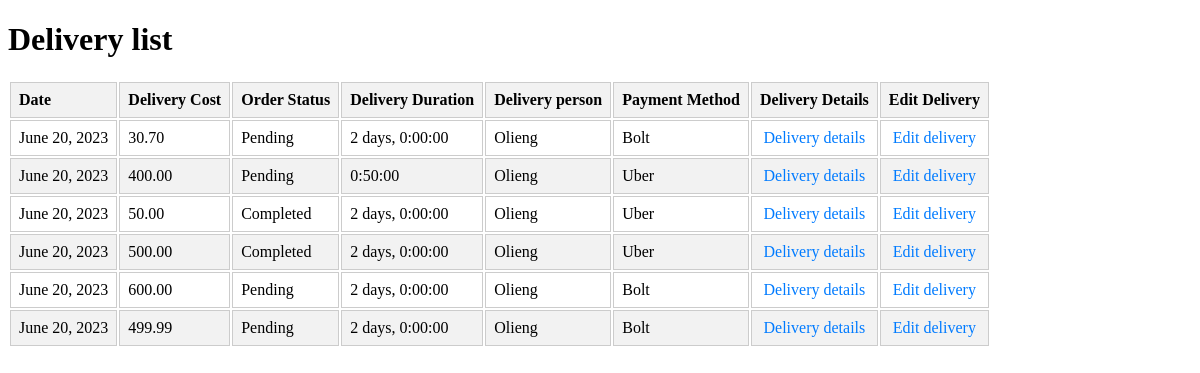
The page /Delivery/delivery/list on the database as committed earlier.
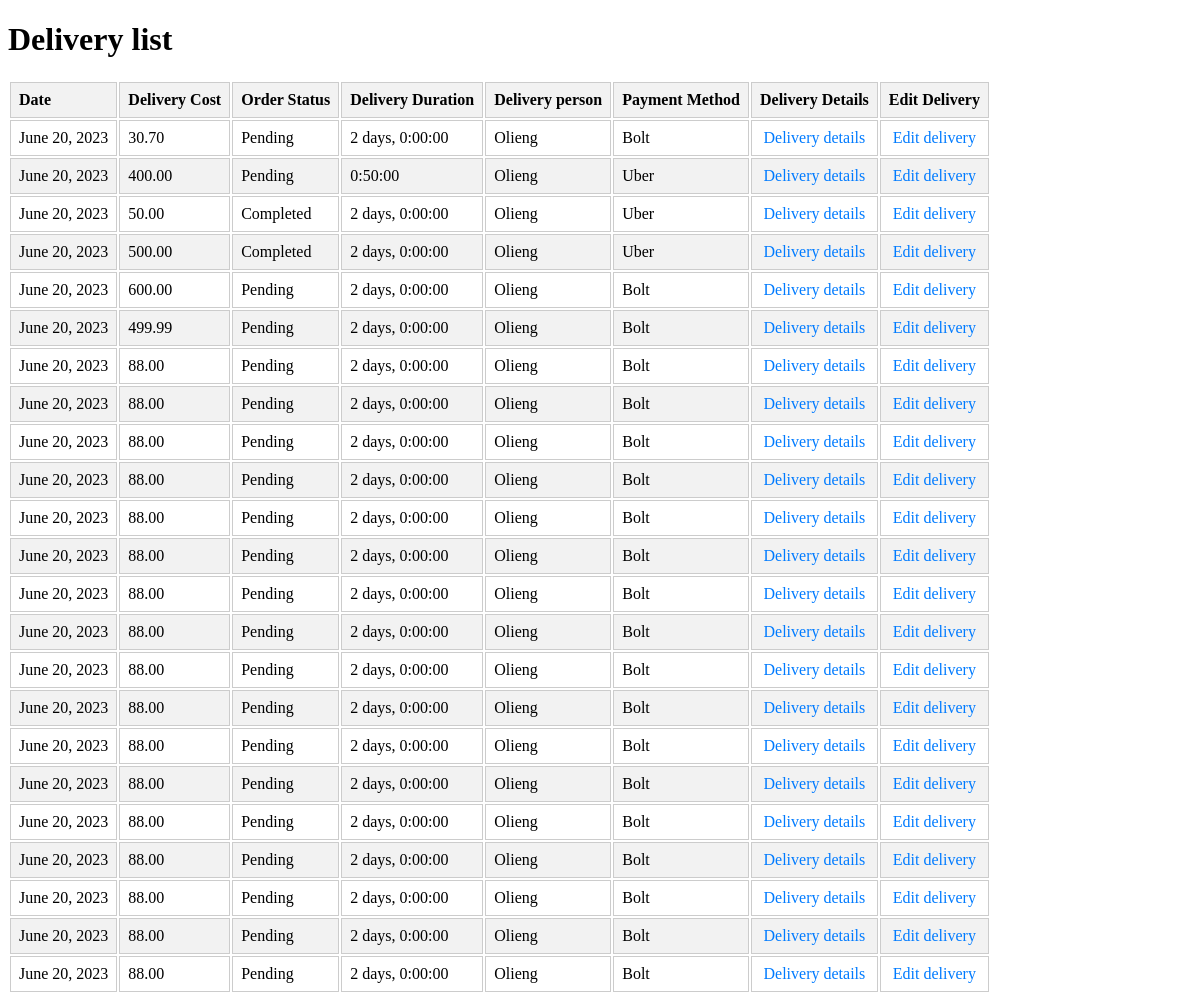
The same page on the database as committed later.
### Delivery/models.py (models this page shows, shortened)
class  Delivery(models.Model):
    date = models.DateField()
    delivery_cost = models.DecimalField(max_digits=6, decimal_places=2)
    order_status = models.CharField(max_length=32)
    delivery_duration = models.DurationField()
    delivery_person = models.CharField(max_length=32)
    delivery_method = models.CharField(max_length=32)
    date_created = models.DateTimeField(auto_now_add=True)
    date_updated = models.DateTimeField(auto_now=True)

### Delivery/views.py (the view)
# urls.py: path("delivery/list",delivery_list, name="delivery_list_view"),
def delivery_list(request):
    delivery = Delivery.objects.all()
    return render (request, "delivery/delivery_list.html", {"deliveries": delivery})

### templates/delivery/delivery_list.html (shortened to what this page needs)
<!DOCTYPE html>
<html lang="en">
<head>
    {% load static %}
    <link rel="stylesheet" href="{% static 'Inventory/product_list.css' %}">
</head>
<body>
    <table>
        <h1>Delivery list</h1>
        <thead>
            <tr>
                <th>Date</th>
                <th>Delivery Cost</th>
                <th>Order Status</th>
                <th>Delivery Duration</th>
                <th>Delivery person</th>
                <th>Payment Method</th>
                <th>Delivery Details</th>
                <th>Edit Delivery</th>
            </tr>
        </thead>
        <tbody>
            {% for delivery in deliveries %}
            <tr>
                <td>{{ delivery.date}}</td>
                <td>{{ delivery.delivery_cost }}</td>
                <td>{{ delivery.order_status}}</td>
                <td>{{ delivery.delivery_duration}}</td>
                <td>{{ delivery.delivery_person}}</td>
                <td>{{ delivery.delivery_method}}</td>
                <td> <a href="{% url 'delivery_detail_view' id=delivery.id %}">Delivery details</a> </td>
                <td><a href="{% url 'delivery_edit_view' id=delivery.id %}">Edit delivery</a> </td>
            </tr>
            {% endfor %}
        </tbody>
    </table>
</body>
</html>

Rows that differ between the two databases and show on the page:
added Delivery: date "June 20, 2023", delivery_cost "88.00", order_status "Pending", delivery_duration "2 days, 0:00:00", delivery_person "Olieng", delivery_method "Bolt"
added Delivery: date "June 20, 2023", delivery_cost "88.00", order_status "Pending", delivery_duration "2 days, 0:00:00", delivery_person "Olieng", delivery_method "Bolt"
added Delivery: date "June 20, 2023", delivery_cost "88.00", order_status "Pending", delivery_duration "2 days, 0:00:00", delivery_person "Olieng", delivery_method "Bolt"
added Delivery: date "June 20, 2023", delivery_cost "88.00", order_status "Pending", delivery_duration "2 days, 0:00:00", delivery_person "Olieng", delivery_method "Bolt"
added Delivery: date "June 20, 2023", delivery_cost "88.00", order_status "Pending", delivery_duration "2 days, 0:00:00", delivery_person "Olieng", delivery_method "Bolt"
added Delivery: date "June 20, 2023", delivery_cost "88.00", order_status "Pending", delivery_duration "2 days, 0:00:00", delivery_person "Olieng", delivery_method "Bolt"
added Delivery: date "June 20, 2023", delivery_cost "88.00", order_status "Pending", delivery_duration "2 days, 0:00:00", delivery_person "Olieng", delivery_method "Bolt"
added Delivery: date "June 20, 2023", delivery_cost "88.00", order_status "Pending", delivery_duration "2 days, 0:00:00", delivery_person "Olieng", delivery_method "Bolt"
added Delivery: date "June 20, 2023", delivery_cost "88.00", order_status "Pending", delivery_duration "2 days, 0:00:00", delivery_person "Olieng", delivery_method "Bolt"
added Delivery: date "June 20, 2023", delivery_cost "88.00", order_status "Pending", delivery_duration "2 days, 0:00:00", delivery_person "Olieng", delivery_method "Bolt"
added Delivery: date "June 20, 2023", delivery_cost "88.00", order_status "Pending", delivery_duration "2 days, 0:00:00", delivery_person "Olieng", delivery_method "Bolt"
added Delivery: date "June 20, 2023", delivery_cost "88.00", order_status "Pending", delivery_duration "2 days, 0:00:00", delivery_person "Olieng", delivery_method "Bolt"
added Delivery: date "June 20, 2023", delivery_cost "88.00", order_status "Pending", delivery_duration "2 days, 0:00:00", delivery_person "Olieng", delivery_method "Bolt"
added Delivery: date "June 20, 2023", delivery_cost "88.00", order_status "Pending", delivery_duration "2 days, 0:00:00", delivery_person "Olieng", delivery_method "Bolt"
added Delivery: date "June 20, 2023", delivery_cost "88.00", order_status "Pending", delivery_duration "2 days, 0:00:00", delivery_person "Olieng", delivery_method "Bolt"
added Delivery: date "June 20, 2023", delivery_cost "88.00", order_status "Pending", delivery_duration "2 days, 0:00:00", delivery_person "Olieng", delivery_method "Bolt"
added Delivery: date "June 20, 2023", delivery_cost "88.00", order_status "Pending", delivery_duration "2 days, 0:00:00", delivery_person "Olieng", delivery_method "Bolt"
